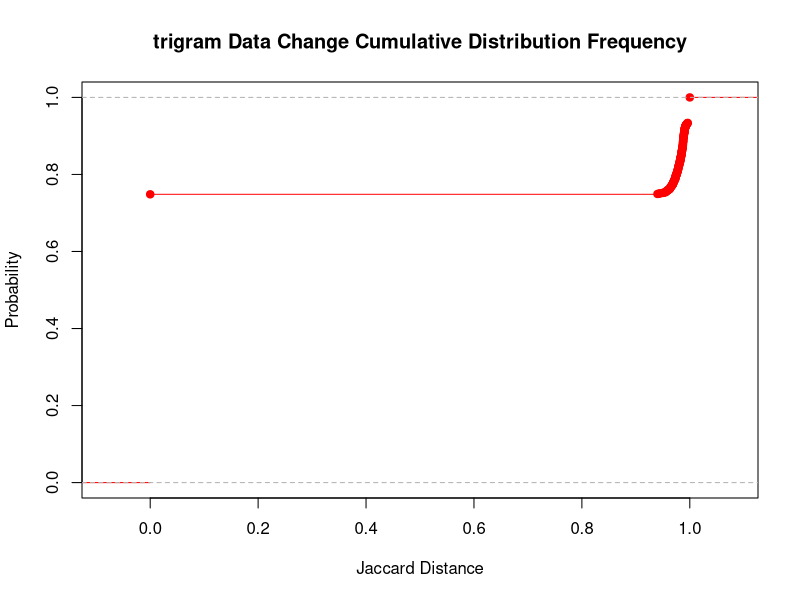

The R source for this figure:
dp1 <- read.table('bijackardExtraSorted.txt', header=FALSE)
cumulative_distribution <- dp1[,1]
title <- "trigram Data Change Cumulative Distribution Frequency"
xlab <- "Jaccard Distance"
ylab <- "Probability"
P1 = ecdf(cumulative_distribution)
plot(P1, main=title, xlab=xlab, ylab=ylab,col="red", )